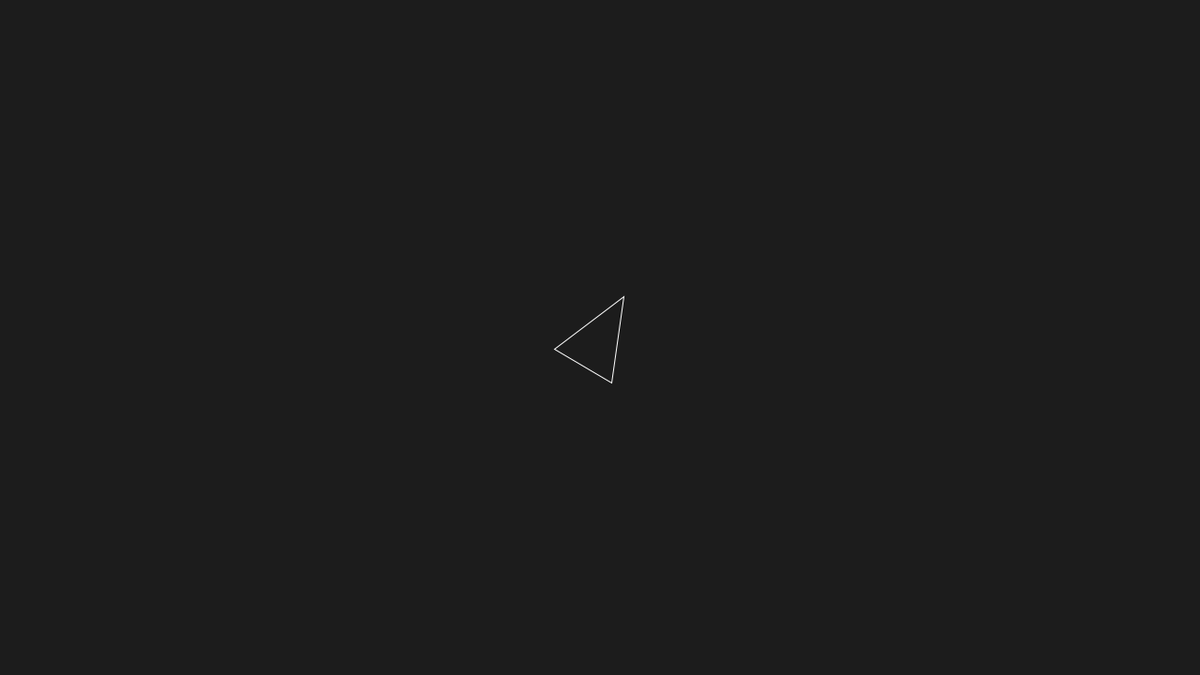
Frame 1 (no input)
Frame 60 (the mouse pressed at the canvas centre just before this capture): identical to frame 1, image omitted
Frame 120 (the mouse held since frame 60 and released just before this capture): identical to frame 1, image omitted

The Processing sketch that drew this single still picture (run headless with seeded random() and noise(); from frame 60 on, the mouse is pressed at the canvas centre):

// Processing sketch: satCollision
// ── satCollision.pde
Shape s;

void setup()
{
  size(1280, 720);
  PVector[] points = new PVector[]
  {
    new PVector(0, -1),
    new PVector(-1, 1),
    new PVector(1, 1)
  };
  s = new Shape(points, true);
}

void draw()
{
  background(#1c1c1c);
  stroke(#fefefe);
  noFill();
  s.setTransform(width/2, height/2, PI/6, 50);
  s.display();
}

void sat(Shape a, Shape b)
{

}

class Shape
{
  PVector[] vertices;
  PVector[] normals;
  float x,y,a,s;
  
  Shape(PVector[] points, boolean normalize)
  {
    if(!normalize) vertices = points;
    else
    {
      vertices = new PVector[points.length];
      for(int i = 0; i < points.length; i++)
      {
        vertices[i] = points[i].copy().normalize();
      }
    }
    x = 0;
    y = 0;
  }
  
  void display()
  {
    render();
  }
  
  void calculateNormals()
  {
    
  }
  
  void setTransform(float x, float y, float a, float s)
  {
    setTranslation(x,y);
    setRotation(a);
    setScale(s);
  }
  
  void setScale(float s)
  {
    this.s = s;
  }
  
  void setTranslation(float x, float y)
  {
    this.x = x;
    this.y = y;
  }
  
  void setRotation(float a)
  {
    this.a = a;
  }
  
  void render()
  {
    beginShape();
    for(PVector v : vertices)
    {
      vertex(((v.x*s)*cos(a)-(v.y*s)*sin(a)) + x, ((v.x*s)*sin(a)+(v.y*s)*cos(a)) + y);
    }
    endShape(CLOSE);
  }
}
